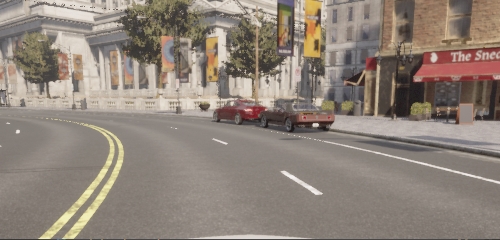
#> input picture curva.png, 500 x 240 px
$ python -i detector.py   (imports and definitions only)   (older library calls are emulated)
#> lines starting #> are read from the running program, lines starting #| are printed output that depends on the picture; after the words box and inside, x2 and y2 are one past the last pixel; in counts of white or black regions, pixels touching at a corner belong together
#> further down, picture is the input picture: shape (240, 500, 3); mean B, G, R 121.7, 131.8, 143.3
import cv2
import numpy as np
from skimage.measure import LineModelND, ransac

class Detector():
    def __init__(self, scan_range={'start':0,'stop':240,'steps':20},scan_window={'height':15,'max_adjust':10}):
        self.scan_range = scan_range
#> self.scan_range = {'start': 0, 'stop': 240, 'steps': 20}
        self.scan_window = scan_window
#> self.scan_window = {'height': 15, 'max_adjust': 10}
        self.model = LineModelND()
        self.debug = []

    def img_filter(self,iimg):
        """
        Filters an RGB image to get the lane boundaries

        Args:
            iimg ([type]): RGB image

        Returns:
            [type]: RGB image
        """
        iimg = cv2.cvtColor(iimg,cv2.COLOR_BGR2GRAY)
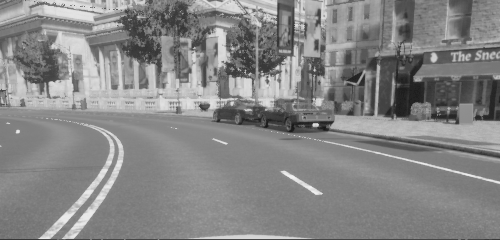
#> iimg: shape (240, 500); min 24, max 242, mean 134.1
        ciimg = cv2.Canny(iimg,50,250)
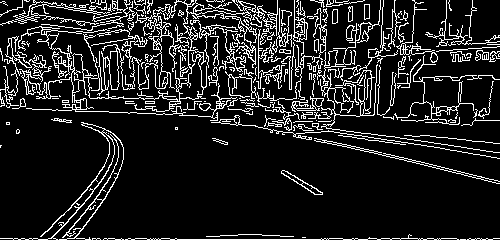
#> ciimg: shape (240, 500); 13.1% white in thin lines or dots
        ciimg = cv2.morphologyEx(ciimg,cv2.MORPH_DILATE,(1,1),iterations = 5)
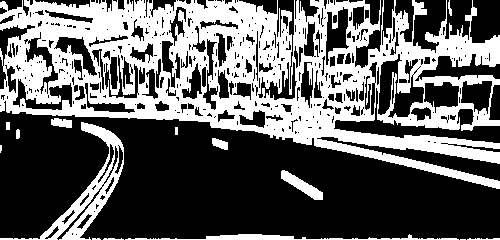
#> ciimg: shape (240, 500); 38.2% white; 15 white regions (3 under 20 px), largest, box (x1, y1, x2, y2) and area: (0, 0, 500, 189) 41450, (0, 122, 124, 240) 2523, (125, 234, 459, 240) 828

        siimg = cv2.Sobel(iimg,cv2.CV_8U,1,0,ksize=1)
        siimg = cv2.morphologyEx(siimg,cv2.MORPH_DILATE,(1,1),iterations = 5)
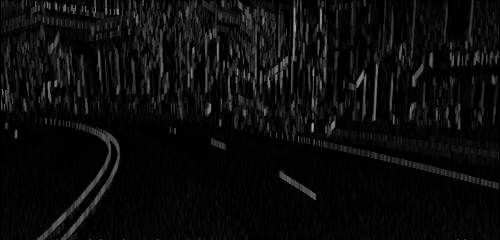
#> siimg: shape (240, 500); min 0, max 166, mean 12.4
        ret,siimg= cv2.threshold(siimg,50,255,cv2.THRESH_OTSU)
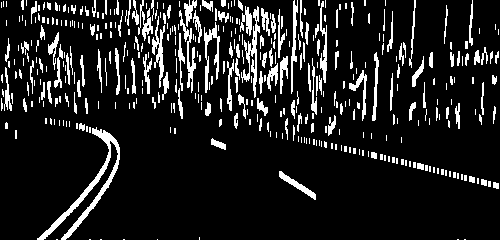
#> siimg: shape (240, 500); 12.4% white; 419 white regions (263 under 20 px), largest, box (x1, y1, x2, y2) and area: (37, 127, 120, 240) 1293, (241, 6, 260, 98) 512, (204, 22, 220, 93) 387
#> ret = 31
        siimg = cv2.morphologyEx(siimg, cv2.MORPH_CLOSE, (3,3))
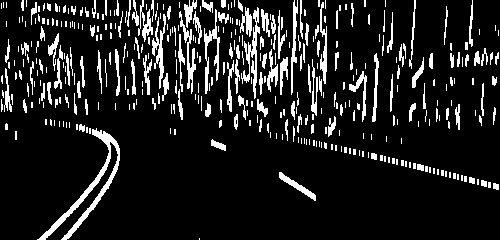
#> siimg: shape (240, 500); 12.4% white; 402 white regions (248 under 20 px), largest, box (x1, y1, x2, y2) and area: (37, 128, 120, 240) 1281, (241, 7, 260, 99) 515, (204, 9, 220, 94) 413

        iimg= cv2.bitwise_and(ciimg,ciimg,mask=siimg)
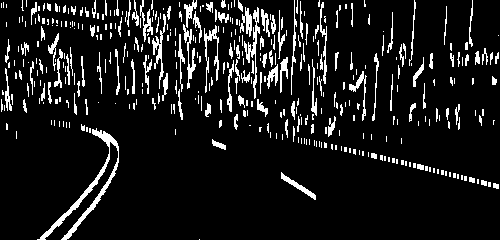
#> iimg: shape (240, 500); 10.1% white in thin lines or dots

        return iimg

    # [112 lines left out: functions get_lane_detections, filter_outliers, draw_detections, not called in this run]

>>> import cv2
>>> picture = cv2.imread('../curva.png')
>>> result = Detector().img_filter(picture)
